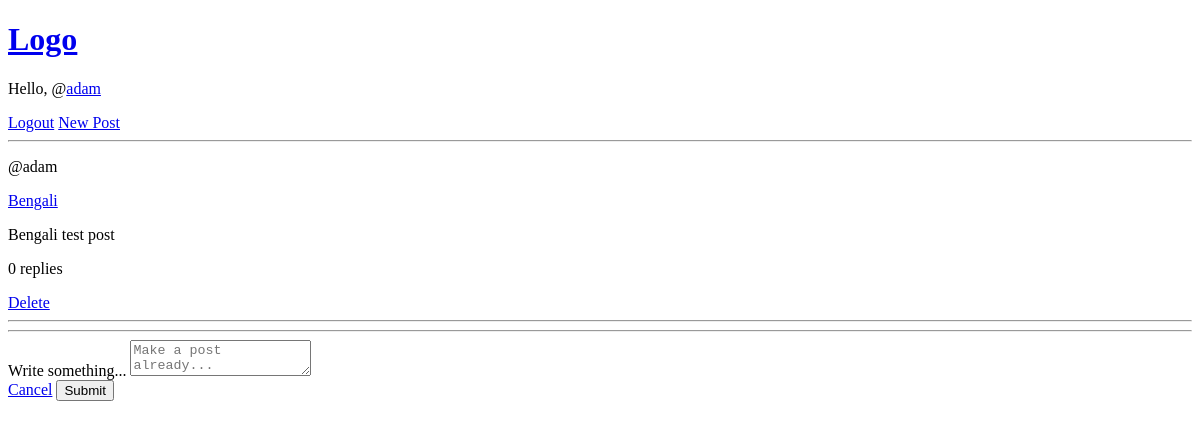
/adam/8/ (signed in), run on an earlier commit of the app's database.
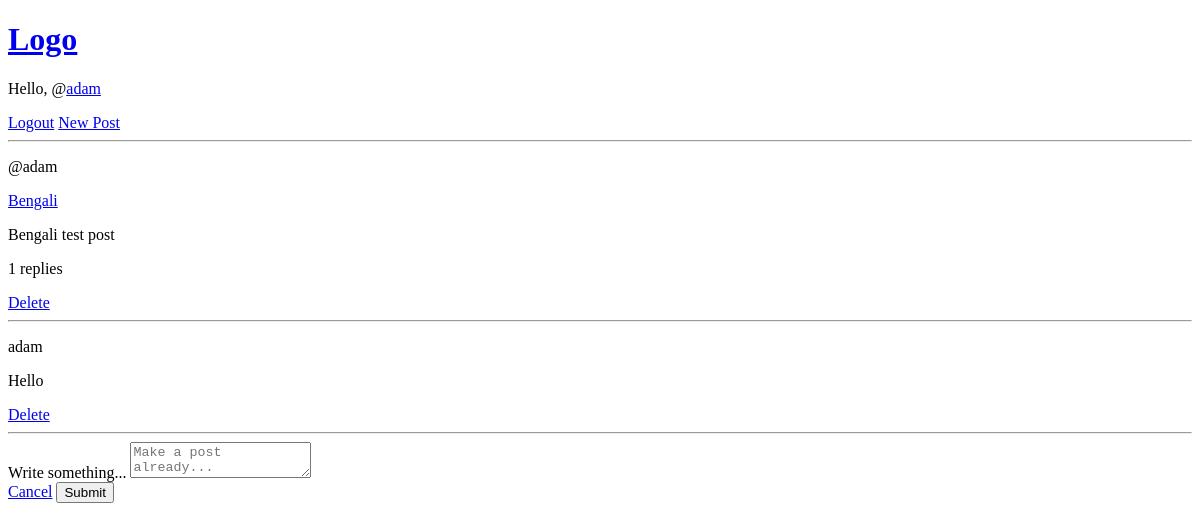
And on a later commit of the database.
### base/models.py (models this page shows, shortened)
class Post(models.Model):
    author = models.ForeignKey(User, on_delete=models.SET_NULL, null=True)
    body = models.TextField(null=True, blank=True)
    language = models.ForeignKey(Language, on_delete=models.SET_NULL, null=True, blank=True)
    created = models.DateTimeField(auto_now_add=True)
    user_tags = models.CharField(max_length=255, blank=True)
    reply_count = models.PositiveIntegerField(default=0)
    tags = TaggableManager()
    class Meta:
        ordering = ['-created']

class Language(models.Model):
    name_english = models.CharField(max_length=100)
    name_native = models.CharField(max_length=100)
    def __str__(self):
        return self.name_english

class Reply(models.Model):
    author = models.ForeignKey(User, on_delete=models.SET_NULL, null=True)
    body = models.TextField(null=True, blank=True)
    created = models.DateTimeField(auto_now_add=True)
    tags = TaggableManager()
    parent_post = models.ForeignKey(Post, on_delete=models.CASCADE, related_name='replies')

### base/views.py (the view, shortened to what this page needs)
# urls.py: path('<str:username>/<str:pk>/', views.post, name="post"),
def post(request, username, pk):
    post = Post.objects.get(id=pk)
    post_replies = post.replies.all()
    context = {
        'post': post,
        'post_replies': post_replies
    }
    return render(request, 'base/post.html', context)

### base/templates/base/post.html (shortened to what this page needs)
{% extends 'main.html' %}
{% block content %}
<p>@{{ post.author }}</p>
<a href="{% url 'language-profile' post.language.id %}"><p>{{ post.language }}</p></a>
<p>{{ post.body }}</p>
<p>{{ post.reply_count }} replies</p>
{% if request.user == post.author %}
  <a href="{% url 'delete-post' post.id %}">Delete</a>
{% endif %}
<hr>
{% for reply in post_replies %}
  <p>{{ reply.author }}</p>
  <p>{{ reply.body }}</p>
  {% if request.user == reply.author %}
    <a href="{% url 'delete-reply' reply.id %}">Delete</a>
  {% endif %}
{% endfor %}
<hr>
{% if user.is_authenticated %}
<form class="form" action="" method="POST">
  <div class="form__group">
    <label for="body">Write something...</label>
    <textarea name="body" id="body" placeholder="Make a post already..."></textarea>
  </div>
  <div class="form__action">
    <a class="btn btn--dark" href="{% url 'home' %}">Cancel</a>
    <button class="btn btn--main" type="submit">Submit</button>
  </div>
</form>
{% endif %}
{% endblock content %}

What changed in the data, as far as the page shows it:
changed Post "Bengali test post": reply_count "0" → "1"
added Reply: author "adam", body "Hello", shows "Delete"
